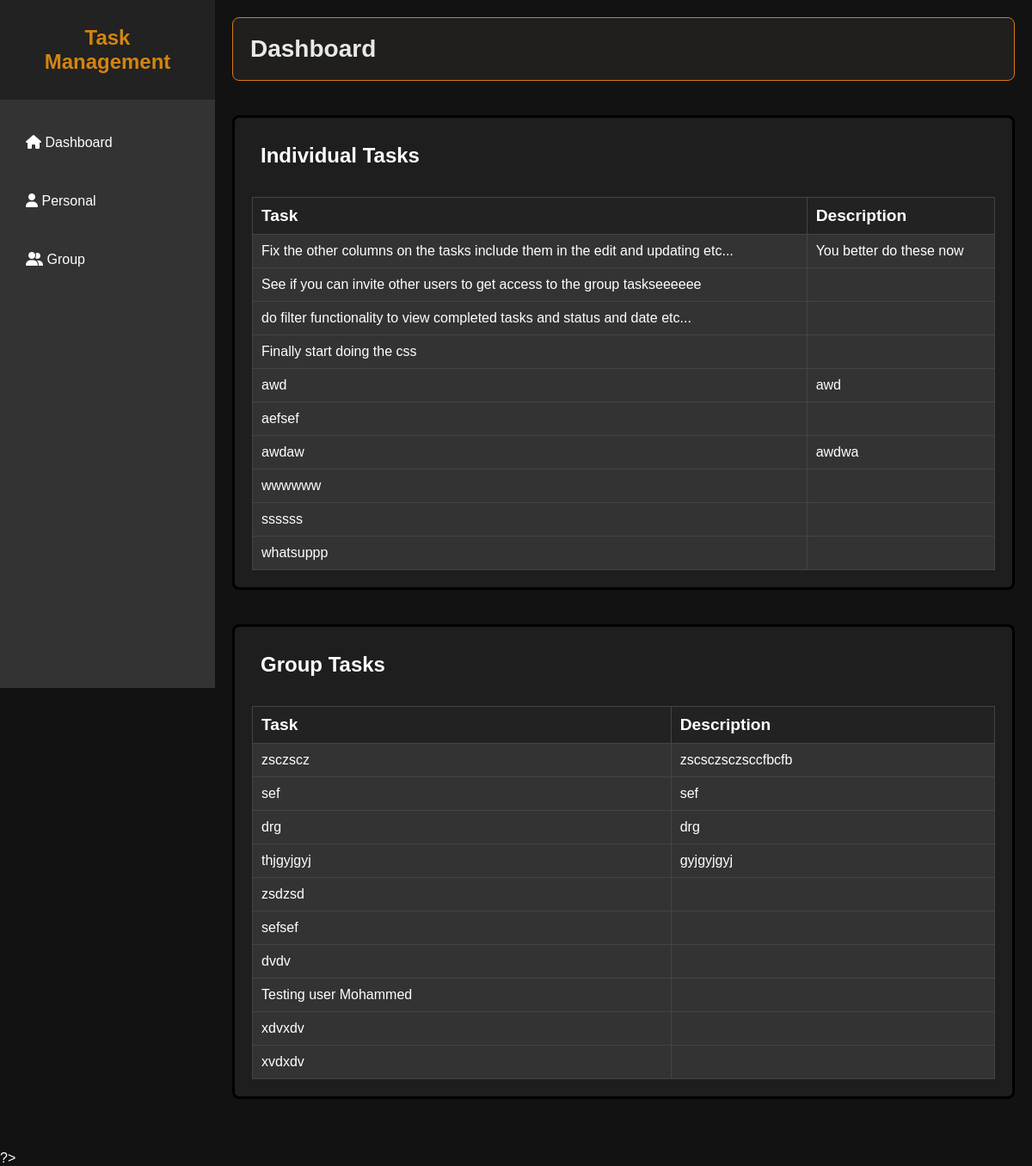
The app's page /index.php (signed in) with its own data.
### tables this page shows
CREATE TABLE "Individual_tasks" (
	"individual_task_id"	INTEGER NOT NULL,
	"task_title"	TEXT NOT NULL,
	"task_desc"	TEXT NOT NULL,
	"user_id"	INTEGER,
	"is_complete"	TEXT NOT NULL,
	"date_started"	INTEGER NOT NULL,
	"time_created"	INTEGER,
	"date_deadline"	INTEGER NOT NULL,
	"time_deadline"	INTEGER,
	"priority"	TEXT,
	FOREIGN KEY("user_id") REFERENCES "USER"("user_id"),
	PRIMARY KEY("individual_task_id")
);

CREATE TABLE "Group_Tasks" (
	"group_task_id"	INTEGER NOT NULL,
	"group_task_title"	TEXT NOT NULL,
	"group_task_desc"	INTEGER,
	"group_date_created"	INTEGER,
	"group_date_deadline"	INTEGER,
	"group_time_deadline"	INTEGER,
	"assigned_to"	INTEGER,
	"group_id"	INTEGER NOT NULL,
	"group_task_priority"	TEXT,
	"group_task_status"	TEXT,
	PRIMARY KEY("group_task_id")
);

### index.php (the view, shortened to what this page needs)
<!DOCTYPE html>
<html lang="en">
<head>
    <link rel="stylesheet" href="Styles/style.css">
</head>
<body>
<?php
    require_once 'sidenav.php';
    $individualTasksStmt = $db->prepare('SELECT * FROM Individual_tasks WHERE user_id = ?');
    $individualTasksStmt->bindValue(1, $_SESSION['user_id'], SQLITE3_INTEGER);
    $individualResults = $individualTasksStmt->execute();
    $groupTasksStmt = $db->prepare('SELECT gt.* FROM Group_Tasks gt INNER JOIN "Group" g ON gt.group_id = g.group_id WHERE g.admin_id = ? OR gt.assigned_to = ?');
    $groupTasksStmt->bindValue(1, $_SESSION['user_id'], SQLITE3_INTEGER);
    $groupTasksStmt->bindValue(2, $_SESSION['user_id'], SQLITE3_TEXT);
    $groupResults = $groupTasksStmt->execute();
?>
<div id="main-content">
    <h2>Dashboard</h2>
    <section>
        <h3>Individual Tasks</h3>
        <table>
            <thead>
                <tr>
                    <th>Task</th>
                    <th>Description</th>
                </tr>
            </thead>
            <tbody>
                <?php while ($task = $individualResults->fetchArray(SQLITE3_ASSOC)): ?>
                    <tr>
                        <td><?php echo htmlspecialchars($task['task_title']); ?></td>
                        <td><?php echo htmlspecialchars($task['task_desc']); ?></td>
                    </tr>
                <?php endwhile; ?>
            </tbody>
        </table>
    </section>
    <section>
        <h3>Group Tasks</h3>
        <table>
            <thead>
                <tr>
                    <th>Task</th>
                    <th>Description</th>
                </tr>
            </thead>
            <tbody>
                <?php while ($task = $groupResults->fetchArray(SQLITE3_ASSOC)): ?>
                    <tr>
                        <td><?php echo htmlspecialchars($task['group_task_title']); ?></td>
                        <td><?php echo htmlspecialchars($task['group_task_desc']); ?></td>
                    </tr>
                <?php endwhile; ?>
            </tbody>
        </table>
    </section>
</div>
</body>
</html>
</body>
</html>

### Styles/style.css (style rules this page uses)
body { font-family: Arial, sans-serif; margin: 0; padding: 0; background: #121212; color: #ffffff; }
#main-content { margin-left: 250px; padding: 20px; }
#main-content h2 { color: rgb(233, 233, 233); font-size: 1.75em; margin-bottom: 30px; margin-top: 0px;; padding:20px; background:rgb(32, 31, 29); border-radius: 8px; border: 1.5px solid #d67c16; }
section { background: #1e1e1e; margin: 40px 0; padding: 20px; border-radius: 8px; border: 3px solid #000000 }
table { width: 100%; border-collapse: collapse; background: #333; color: #ffffff; margin-top: 20px; }
table th, table td { padding: 10px; border: 1px solid #444; text-align: left; font-size: 1em; }
thead { background: #222; font-size: 1.2em; }
#main-content h3 { font-size: 1.5em; margin-top: 0px; padding: 10px; }

### records on screen
individual_tasks: task_title "Fix the other columns on the tasks include them in the edit and updating etc...", task_desc "You better do these now"
individual_tasks: task_title "See if you can invite other users to get access to the group taskseeeeee"
individual_tasks: task_title "do filter functionality to view completed tasks and status and date etc..."
individual_tasks: task_title "Finally start doing the css"
individual_tasks: task_title "awd", task_desc "awd"
individual_tasks: task_title "aefsef"
individual_tasks: task_title "awdaw", task_desc "awdwa"
individual_tasks: task_title "wwwwww"
individual_tasks: task_title "ssssss"
individual_tasks: task_title "whatsuppp"
group_tasks: group_task_title "zsczscz", group_task_desc "zscsczsczsccfbcfb"
group_tasks: group_task_title "sef", group_task_desc "sef"
group_tasks: group_task_title "drg", group_task_desc "drg"
group_tasks: group_task_title "thjgyjgyj", group_task_desc "gyjgyjgyj"
group_tasks: group_task_title "zsdzsd"
group_tasks: group_task_title "sefsef"
group_tasks: group_task_title "dvdv"
group_tasks: group_task_title "Testing user Mohammed"
group_tasks: group_task_title "xdvxdv"
group_tasks: group_task_title "xvdxdv"
